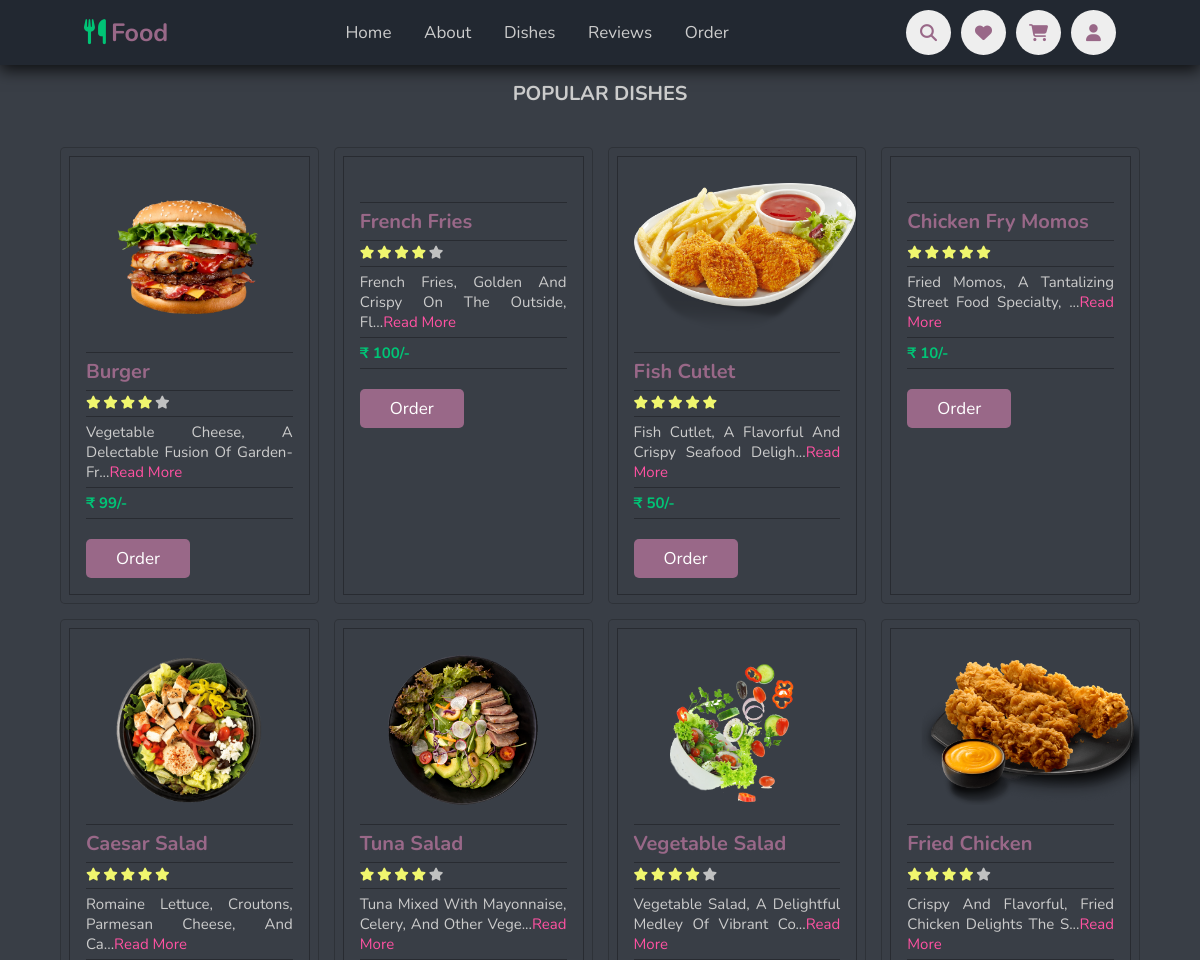
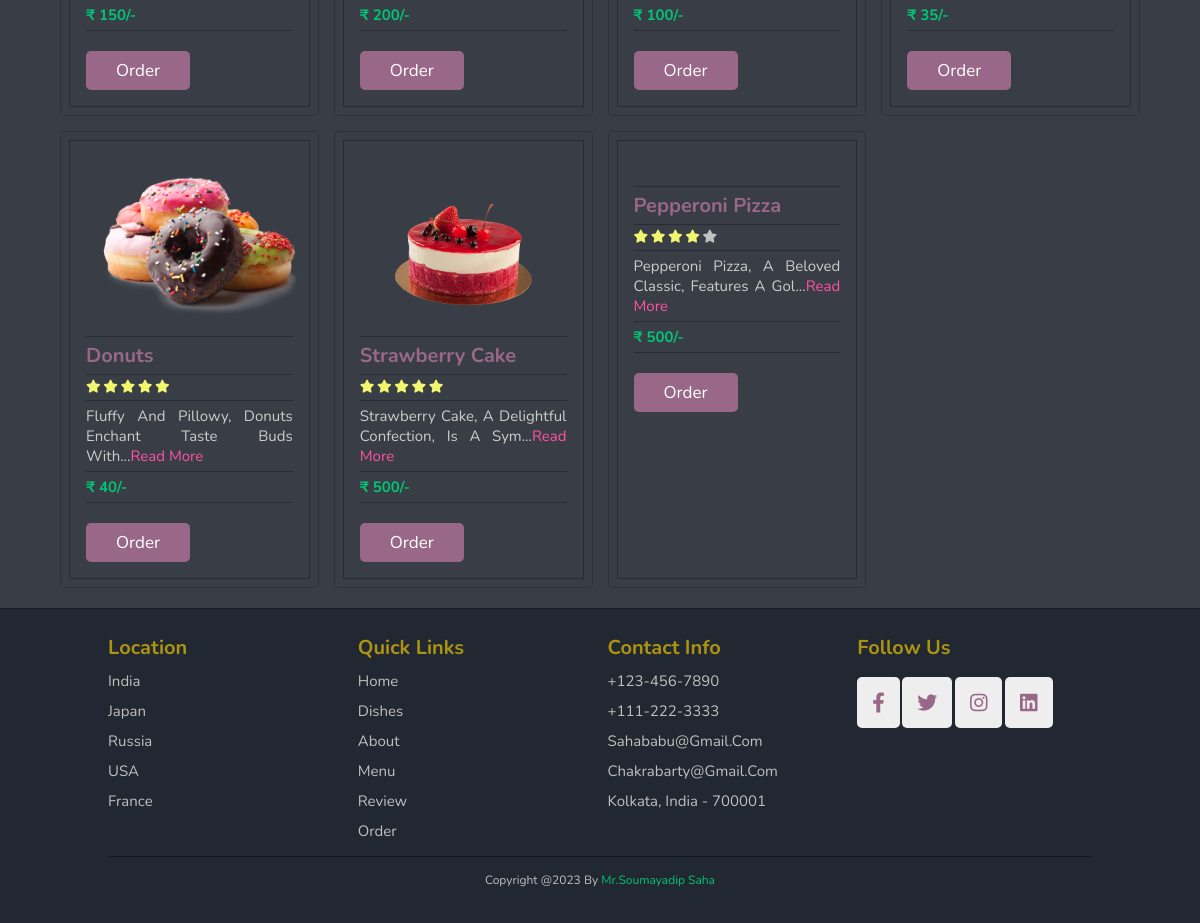
/popular_dish.php, run on the app's committed database (2 pictures, top to bottom).
### tables this page shows
CREATE TABLE `dish` (
  `did` int(11) UNSIGNED NOT NULL,
  `dname` varchar(50) NOT NULL,
  `drating` int(5) NOT NULL,
  `dprice` double NOT NULL,
  `quantity` varchar(255) NOT NULL,
  `dcategory` int(11) UNSIGNED NOT NULL,
  `type` varchar(100) NOT NULL,
  `ingredients` varchar(255) NOT NULL,
  `is_featured` int(1) NOT NULL,
  `is_popular` int(1) NOT NULL,
  `dpicture` varchar(255) NOT NULL,
  `is_today` int(1) NOT NULL,
  `description` text NOT NULL
);

### popular_dish.php (the view, shortened to what this page needs)
<?php
    include './Partials/header.php';
?>
<section class="dishes" id="dishes" style="margin-top:6rem;padding: 2rem 5%;">
    <h1 class="heading"> popular dishes </h1>
    <div class="box-container" style="margin-top:2rem;">
        <?php
            $popular_query = "select * from dish where is_popular=1";
            $popular_result = mysqli_query($conn, $popular_query);
        ?>
        <?php while($popular = mysqli_fetch_assoc($popular_result)) { ?>
        <div class="box">
            <img src="<?= ROOT_URL . 'upload/' . $popular['dpicture'] ?>" alt="">
            <h3 style="text-align-last:left;"><?= $popular['dname'] ?></h3>
            <?php
                $food_name     = $popular['dname'];
                $review_query  = "select * from rating where pname='$food_name' order by rnumber desc limit 8";
                $average_result = mysqli_query($conn, $review_query);
                $total_rows = mysqli_num_rows($average_result);
                $average    = 0;
                while ($review_rateing = mysqli_fetch_assoc($average_result)) {
                    $average += $review_rateing['rnumber'];
                }
                if ($total_rows > 0)
                    $average = $average / $total_rows;
                else
                    $average = 0;
                $average = (int) $average;
            ?>
                    <?php if ($average == 4) { ?>
                        <div class="stars">
                            <i class="fas fa-star check"></i>
                            <i class="fas fa-star check"></i>
                            <i class="fas fa-star check"></i>
                            <i class="fas fa-star check"></i>
                            <i class="fas fa-star "></i>
                        </div>
                    <?php } ?>
                    <?php if ($average == 5) { ?>
                        <div class="stars">
                            <i class="fas fa-star check"></i>
                            <i class="fas fa-star check"></i>
                            <i class="fas fa-star check"></i>
                            <i class="fas fa-star check"></i>
                            <i class="fas fa-star check"></i>
                        </div>
                    <?php } ?>
            <div style="display:grid;text-align-last:left;">
                <p style="text-align:justify;hyphens: auto; color:#ccc;font-size:1.5rem;border-bottom:.1rem solid rgb(0, 0, 0, .3);padding:0.5rem 0;"><?= substr($popular['description'], 0, 50) ?>...<a href="<?= ROOT_URL ?>Buy.php?id=<?= $popular['did'] ?>" style="color:#FF52A2;font-size:1.5rem">read more</a></p>
                <span>₹ <?= $popular['dprice'] ?>/-</span>
                <a href="<?= ROOT_URL ?>Buy.php?id=<?= $popular['did'] ?>" style="width:fit-content" class="btn">order</a>
            </div>
        </div>
        <?php } ?>
    </div>
</section>
<?php
    include './Partials/footer.php'
?>

### Partials/header.php (shortened to what this page needs)
<?php
function isPageActive($page)
{
    $current_page = $_SERVER['PHP_SELF'];
    return strpos($current_page, $page) !== false ? 'activepage' : '';
}
?>
<!DOCTYPE html>
<html lang="en">
<head>
    <link rel="stylesheet" href="./CSS/style.css">
    <link rel="stylesheet" href="https://cdnjs.cloudflare.com/ajax/libs/font-awesome/6.2.1/css/all.min.css">
    <link rel="stylesheet" href="https://unicons.iconscout.com/release/v4.0.8/css/line.css">
    <link rel="stylesheet" href="https://cdn.jsdelivr.net/npm/swiper@8/swiper-bundle.min.css" />
</head>
<body>
    <header>
        <a href="#" class="logo"><i class="fas fa-utensils"></i>Food</a>
        <nav class="navbar">
            <a href="<?= ROOT_URL ?>" class="<?= isPageActive('/index.php') ?>">home</a>
            <a href="<?= ROOT_URL ?>about.php"  class="<?= isPageActive('/about.php') ? 'activepage':'' ?>" >about</a>
            <a href="<?= ROOT_URL ?>dishes.php"  class="<?= isPageActive('/dishes.php') ? 'activepage':'' ?>">dishes</a>
            <a href="<?= ROOT_URL ?>all-reviews.php"  class="<?= isPageActive('/all-reviews.php') ? 'activepage':'' ?>">reviews</a>
            <a href="<?= ROOT_URL ?>order.php"  class="<?= isPageActive('/order.php') ? 'activepage':'' ?>">order</a>
        </nav>
        <div class="icons">
            <i class="fas fa-search" id="search-icon" style="border-radius: 50%; border:none;line-height: 4.5rem;"></i>
            <li><a href="<?= ROOT_URL ?>favourite_items.php" style="border-radius: 50%; border:none;line-height: 4.5rem;" class="fas fa-heart"></a></li>
            <li> <a href="<?= ROOT_URL ?>cart.php" style="border-radius: 50%; border:none;line-height: 4.5rem;" class="fas fa-shopping-cart"></a></li>
            <?php if (isset($_SESSION['user-id'])) { ?>
                <li class="nav_profile">
                    <div class="avatar">
                        <img src="<?= ROOT_URL . 'upload/' . $avatar['avatar'] ?>" alt="">
                    </div>
                    <ul>
                        <?php if (isset($_SESSION['user-admin'])) { ?>
                            <li><a href="admin/">dashboard</a></li>
                        <?php } ?>
                        <li><a href="logout.php" onclick="window.location.reload(true);">logout</a></li>
                    </ul>
                </li>
            <?php } else { ?>
                <a href="<?= ROOT_URL ?>signin.php" class="fas fa-user" style="border-radius: 50%; border:none;line-height: 4.5rem;"></a>
            <?php } ?>
        </div>
    </header>

### Partials/footer.php (shortened to what this page needs)
    <section class="footer ">
        <div class="box-container ">
            <div class="box ">
                <h3>location</h3>
                <a href="# ">india</a>
                <a href="# ">japan</a>
                <a href="# ">russia</a>
                <a href="# ">USA</a>
                <a href="# ">france</a>
            </div>
            <div class="box ">
                <h3>quick links</h3>
                <a href="#home ">home</a>
                <a href="#dishes ">dishes</a>
                <a href="#about ">about</a>
                <a href="#menu ">menu</a>
                <a href="#review ">review</a>
                <a href="#order ">order</a>
            </div>
            <div class="box ">
                <h3>contact info</h3>
                <a href="# ">+123-456-7890</a>
                <a href="# ">+111-222-3333</a>
                <a href="# ">sahababu@gmail.com</a>
                <a href="# ">chakrabarty@gmail.com</a>
                <a href="# ">kolkata, india - 700001</a>
            </div>
            <div class="box ">
                <h3>follow us</h3><br><br>
                <div class="share ">
                    <a href="# " class="fab fa-facebook-f "></a>
                    <a href="# " class="fab fa-twitter "></a>
                    <a href="# " class="fab fa-instagram "></a>
                    <a href="# " class="fab fa-linkedin "></a>
                </div>
            </div>
        </div>
        <div class="credit "> copyright @2023 by <span>mr.soumayadip saha</span></div>
    </section>
</body>
</html>

### CSS/style.css (style rules this page uses)
:root { --green: #00c476; --black: #996888; --light-color: #cacacaef; --box-shadow: 0 .5rem 1.5rem rgba(0, 0, 0, .768); --outline: .1rem solid rgb(0, 0, 0, .3); --outline-hover: .3rem solid #27ae60; --color-red-light: hsl(346, 87%, 46%, 15%); --color-green: #00c476; --color-green-light: hsl(156, 100%, 38%, 15%); --color-gray-900: #1e1e66; --color-red: #da0f3f; --color-red-light: hsl(346, 87%, 46%, 15%); --color-green: #00c476; --color-green-light: hsl(156, 100%, 38%, 15%); }
* { font-family: 'Nunito', sans-serif; margin: 0; padding: 0; box-sizing: border-box; text-decoration: none; outline: none; border: none; text-transform: capitalize; transition: all .2s linear; list-style: none; }
body { background: #222831; }
html { font-size: 62.5%; overflow-x: hidden; scroll-padding-top: 5.5rem; scroll-behavior: smooth; }
section { padding: 2rem 9%; }
section:nth-child(even) { background: #222831; }
section:nth-child(odd) { background: #393e46; }
.heading { text-align: center; color: #ccc; font-size: 2rem; padding-bottom: 2rem; text-transform: uppercase; }
.btn { margin-top: 2rem; display: inline-block; font-size: 1.7rem; color: #fff; background: var(--black); border-radius: .5rem; cursor: pointer; padding: 0.8rem 3rem; }
header { position: fixed; top: 0; left: 0; right: 0; padding: 1rem 7%; display: flex; background: #222831; backdrop-filter: blur(40px); align-items: center; justify-content: space-between; z-index: 1000; box-shadow: var(--box-shadow); }
header .logo { color: var(--black); font-size: 2.5rem; font-weight: bolder; }
header .logo i { color: var(--green); padding-right: .5rem; }
header .navbar a { font-size: 1.7rem; border-radius: .5rem; padding: 0.5rem 1.5rem; color: #ccc; }
header .icons { display: flex; gap: 1rem; }
header .icons i, header .icons a { cursor: pointer; height: 4.5rem; width: 4.5rem; text-align: center; font-size: 1.7rem; color: var(--black); background: #eee; border: .1rem solid var(--color-gray-900); }
.dishes .box-container { display: grid; grid-template-columns: repeat(4, 1fr); gap: 1.5rem; }
.dishes .box-container .box { padding: 2.5rem; background: #393e46; border-radius: .5rem; border: .1rem solid rgba(0, 0, 0, .2); position: relative; overflow: hidden; text-align: center; outline: var(--outline); outline-offset: -1rem; }
.dishes .box-container .box img { height: 15rem; margin: 1rem 0; }
.dishes .box-container .box h3 { border-top: var(--outline); border-bottom: var(--outline); color: var(--black); margin-top: .5rem; padding: 0.5rem 0; font-size: 2rem; }
.dishes .box-container .box .stars { text-align-last: left; }
.stars { padding: .5rem 0; border-bottom: var(--outline); }
.stars i { font-size: 1.3rem; color: var(--light-color); }
.stars .check { color: #f0f66e; }
.dishes .box-container .box span { color: var(--green); font-weight: bolder; padding: 0.5rem 0; font-size: 1.5rem; border-bottom: var(--outline); }
.footer { border-top: var(--outline); }
.footer .box-container { display: grid; grid-template-columns: repeat(4, 1fr); gap: 1.5rem; }
.footer .box-container .box h3 { padding: 0.5rem 0; font-size: 2rem; color: #ac9411; }
.footer .box-container .box a { display: block; padding: 0.5rem 0; font-size: 1.5rem; color: var(--light-color); }
.footer .box-container .box .share a { display: inline; height: 4rem; width: 4rem; border-radius: .5rem; font-size: 2rem; color: var(--black); background: #eee; text-align: center; padding: 1.5rem; cursor: pointer; line-height: 1.8rem; }
.footer .credit { text-align: center; border-top: .1rem solid rgb(0, 0, 0, .4); font-size: 1.2rem; color: var(--light-color); margin-top: 1rem; padding: 0.5rem; padding-top: 1.5rem; padding-bottom: 1.5rem; }
.footer .credit span { color: var(--green); }

### data on the page
dish: dpicture (picture), dname "Burger", description "Vegetable Cheese, A Delectable Fusion Of Garden-Fr", dprice "99"
dish: dname "French Fries", description "French Fries, Golden And Crispy On The Outside, Fl", dprice "100"
dish: dpicture (picture), dname "Fish Cutlet", description "Fish Cutlet, A Flavorful And Crispy Seafood Deligh", dprice "50"
dish: dname "Chicken Fry Momos", description "Fried Momos, A Tantalizing Street Food Specialty,", dprice "10"
dish: dpicture (picture), dname "Caesar Salad", description "Romaine Lettuce, Croutons, Parmesan Cheese, And Ca", dprice "150"
dish: dpicture (picture), dname "Tuna Salad", description "Tuna Mixed With Mayonnaise, Celery, And Other Vege", dprice "200"
dish: dpicture (picture), dname "Vegetable Salad", description "Vegetable Salad, A Delightful Medley Of Vibrant Co", dprice "100"
dish: dpicture (picture), dname "Fried Chicken", description "Crispy And Flavorful, Fried Chicken Delights The S", dprice "35"
dish: dpicture (picture), dname "Donuts", description "Fluffy And Pillowy, Donuts Enchant Taste Buds With", dprice "40"
dish: dpicture (picture), dname "Strawberry Cake", description "Strawberry Cake, A Delightful Confection, Is A Sym", dprice "500"
dish: dname "Pepperoni Pizza", description "Pepperoni Pizza, A Beloved Classic, Features A Gol", dprice "500"
